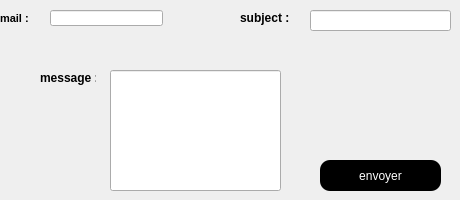
     <widget class="QWidget" name="tab">
      <attribute name="title">
       <string>mail</string>
      </attribute>
      <widget class="QLabel" name="label_23">
       <property name="geometry">
        <rect>
         <x>0</x>
         <y>10</y>
         <width>56</width>
         <height>16</height>
        </rect>
       </property>
       <property name="font">
        <font>
         <pointsize>8</pointsize>
         <weight>75</weight>
         <bold>true</bold>
        </font>
       </property>
       <property name="text">
        <string>mail :</string>
       </property>
      </widget>
      <widget class="QLabel" name="label_24">
       <property name="geometry">
        <rect>
         <x>0</x>
         <y>40</y>
         <width>91</width>
         <height>16</height>
        </rect>
       </property>
       <property name="font">
        <font>
         <pointsize>8</pointsize>
         <weight>75</weight>
         <bold>true</bold>
        </font>
       </property>
       <property name="text">
        <string/>
       </property>
      </widget>
      <widget class="QLineEdit" name="rcpt">
       <property name="geometry">
        <rect>
         <x>50</x>
         <y>10</y>
         <width>113</width>
         <height>16</height>
        </rect>
       </property>
      </widget>
      <widget class="QLineEdit" name="subject">
       <property name="geometry">
        <rect>
         <x>310</x>
         <y>10</y>
         <width>141</width>
         <height>21</height>
        </rect>
       </property>
      </widget>
      <widget class="QLabel" name="label_25">
       <property name="geometry">
        <rect>
         <x>40</x>
         <y>70</y>
         <width>56</width>
         <height>16</height>
        </rect>
       </property>
       <property name="font">
        <font>
         <weight>75</weight>
         <bold>true</bold>
        </font>
       </property>
       <property name="text">
        <string>message :</string>
       </property>
      </widget>
      <widget class="QPushButton" name="pushButton_envoyer">
       <property name="geometry">
        <rect>
         <x>320</x>
         <y>160</y>
         <width>121</width>
         <height>31</height>
        </rect>
       </property>
       <property name="font">
        <font>
         <family>Arial</family>
         <pointsize>9</pointsize>
         <weight>9</weight>
         <italic>false</italic>
         <bold>false</bold>
        </font>
       </property>
       <property name="styleSheet">
        <string notr="true">QPushButton {
background-color: rgb(0, 0, 0);
font: 75 9pt &quot;Arial&quot;;
color: white;
border-radius:10px;
}

QPushButton:hover {
background-color: rgb(67, 67, 67);
font: 75 9pt &quot;Arial&quot;;
color: white;
border-radius:10px;
}
QPushButton:pressed {
background-color: rgb(103, 103, 103);
font: 75 9pt &quot;Arial&quot;;
color: white;
border-radius:10px;
}</string>
       </property>
       <property name="text">
        <string>envoyer</string>
       </property>
      </widget>
      <widget class="QLineEdit" name="msg">
       <property name="geometry">
        <rect>
         <x>110</x>
         <y>70</y>
         <width>171</width>
         <height>121</height>
        </rect>
       </property>
      </widget>
      <widget class="QLabel" name="label_26">
       <property name="geometry">
        <rect>
         <x>240</x>
         <y>10</y>
         <width>56</width>
         <height>16</height>
        </rect>
       </property>
       <property name="font">
        <font>
         <weight>75</weight>
         <bold>true</bold>
        </font>
       </property>
       <property name="text">
        <string>subject :</string>
       </property>
      </widget>
     </widget>
